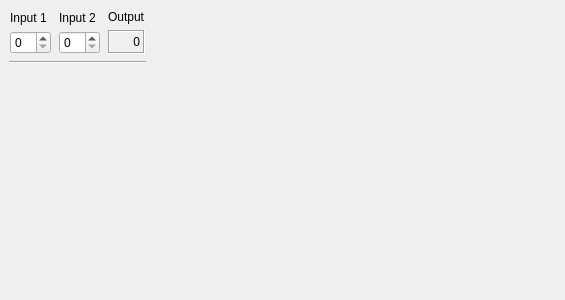
<?xml version="1.0" encoding="UTF-8"?>
<ui version="4.0">
 <class>CalculatorForm</class>
 <widget class="QWidget" name="CalculatorForm">
  <property name="geometry">
   <rect>
    <x>0</x>
    <y>0</y>
    <width>565</width>
    <height>300</height>
   </rect>
  </property>
  <property name="sizePolicy">
   <sizepolicy hsizetype="Preferred" vsizetype="Preferred">
    <horstretch>0</horstretch>
    <verstretch>0</verstretch>
   </sizepolicy>
  </property>
  <property name="windowTitle">
   <string>Calculator Form</string>
  </property>
  <layout class="QGridLayout">
   <property name="leftMargin">
    <number>9</number>
   </property>
   <property name="topMargin">
    <number>9</number>
   </property>
   <property name="rightMargin">
    <number>9</number>
   </property>
   <property name="bottomMargin">
    <number>9</number>
   </property>
   <property name="spacing">
    <number>6</number>
   </property>
   <item row="0" column="0">
    <layout class="QVBoxLayout">
     <property name="spacing">
      <number>6</number>
     </property>
     <property name="leftMargin">
      <number>1</number>
     </property>
     <property name="topMargin">
      <number>1</number>
     </property>
     <property name="rightMargin">
      <number>1</number>
     </property>
     <property name="bottomMargin">
      <number>1</number>
     </property>
     <item>
      <widget class="QLabel" name="label">
       <property name="text">
        <string>Input 1</string>
       </property>
      </widget>
     </item>
     <item>
      <widget class="QSpinBox" name="inputSpinBox1"/>
     </item>
    </layout>
   </item>
   <item row="0" column="2">
    <layout class="QVBoxLayout">
     <property name="spacing">
      <number>6</number>
     </property>
     <property name="leftMargin">
      <number>1</number>
     </property>
     <property name="topMargin">
      <number>1</number>
     </property>
     <property name="rightMargin">
      <number>1</number>
     </property>
     <property name="bottomMargin">
      <number>1</number>
     </property>
     <item>
      <widget class="QLabel" name="label_2_2_2">
       <property name="text">
        <string>Output</string>
       </property>
      </widget>
     </item>
     <item>
      <widget class="QLabel" name="outputWidget">
       <property name="frameShape">
        <enum>QFrame::Box</enum>
       </property>
       <property name="frameShadow">
        <enum>QFrame::Sunken</enum>
       </property>
       <property name="text">
        <string>0</string>
       </property>
       <property name="alignment">
        <set>Qt::AlignAbsolute|Qt::AlignBaseline|Qt::AlignBottom|Qt::AlignCenter|Qt::AlignHCenter|Qt::AlignHorizontal_Mask|Qt::AlignJustify|Qt::AlignLeading|Qt::AlignLeft|Qt::AlignRight|Qt::AlignTop|Qt::AlignTrailing|Qt::AlignVCenter|Qt::AlignVertical_Mask</set>
       </property>
      </widget>
     </item>
    </layout>
   </item>
   <item row="0" column="3">
    <spacer name="horizontalSpacer">
     <property name="orientation">
      <enum>Qt::Horizontal</enum>
     </property>
     <property name="sizeHint" stdset="0">
      <size>
       <width>40</width>
       <height>20</height>
      </size>
     </property>
    </spacer>
   </item>
   <item row="1" column="0" colspan="3">
    <widget class="Line" name="line">
     <property name="orientation">
      <enum>Qt::Horizontal</enum>
     </property>
    </widget>
   </item>
   <item row="0" column="1">
    <layout class="QVBoxLayout">
     <property name="spacing">
      <number>6</number>
     </property>
     <property name="leftMargin">
      <number>1</number>
     </property>
     <property name="topMargin">
      <number>1</number>
     </property>
     <property name="rightMargin">
      <number>1</number>
     </property>
     <property name="bottomMargin">
      <number>1</number>
     </property>
     <item>
      <widget class="QLabel" name="label_2">
       <property name="text">
        <string>Input 2</string>
       </property>
      </widget>
     </item>
     <item>
      <widget class="QSpinBox" name="inputSpinBox2"/>
     </item>
    </layout>
   </item>
   <item row="2" column="0">
    <spacer name="verticalSpacer">
     <property name="orientation">
      <enum>Qt::Vertical</enum>
     </property>
     <property name="sizeHint" stdset="0">
      <size>
       <width>20</width>
       <height>40</height>
      </size>
     </property>
    </spacer>
   </item>
  </layout>
 </widget>
 <resources/>
 <connections/>
</ui>
